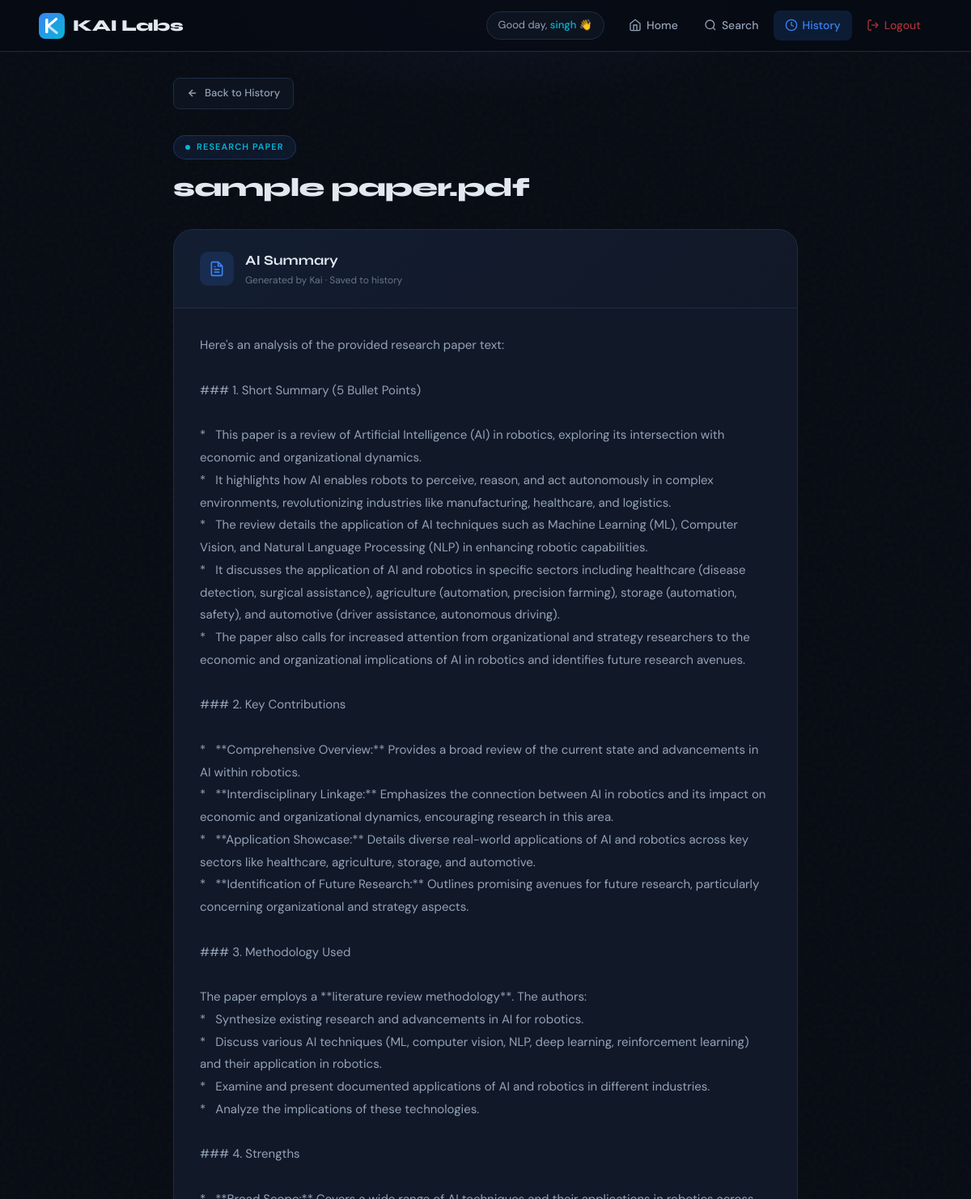
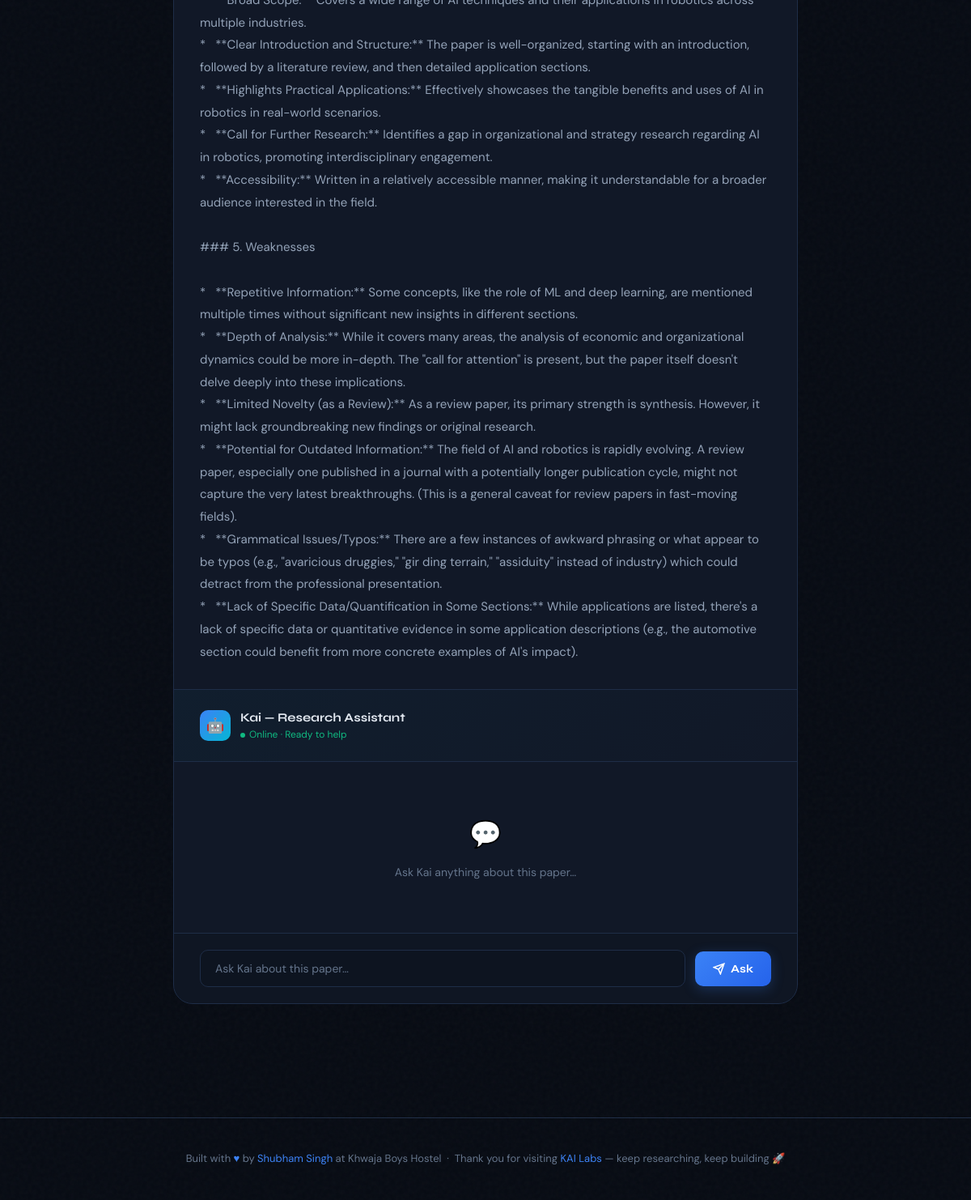
Page /paper/1/ (signed in) on the committed database (2 pictures, top to bottom).
### app/models.py (models this page shows, shortened)
class ResearchHistory(models.Model):
    user = models.ForeignKey(User, on_delete=models.CASCADE)
    pdf_name = models.CharField(max_length=255)
    summary = models.TextField()
    extracted_text = models.TextField()
    created_at = models.DateTimeField(auto_now_add=True)

### app/views.py (the view, shortened to what this page needs)
# urls.py: path("paper/<int:paper_id>/", views.paper_detail, name="paper_detail"),#for specific paper details
@login_required
def paper_detail(request, paper_id):
    paper = ResearchHistory.objects.get(
        id=paper_id,
        user=request.user
    )
    answer = None
    return render(request, "paper_detail.html", {
        "paper": paper,
        "answer": answer
    })

### templates/paper_detail.html (shortened to what this page needs)
<!DOCTYPE html>
<html lang="en">
<head>
</head>
<body>
<div class="page-glow"></div>
<nav>
    <a href="/" class="nav-brand">
        KAI Labs
    </a>
    <div class="nav-right">
        {% if user.is_authenticated %}
        <div class="nav-greeting">Good day, <span>{{ user.username }}</span> 👋</div>
        {% endif %}
        <a href="/" class="nav-link">
            <svg viewBox="0 0 24 24" fill="none" stroke="currentColor" stroke-width="2"><path d="M3 9l9-7 9 7v11a2 2 0 01-2 2H5a2 2 0 01-2-2z"/><polyline points="9,22 9,12 15,12 15,22"/></svg>
            Home
        </a>
        <a href="{% url 'paper_search' %}" class="nav-link">
            <svg viewBox="0 0 24 24" fill="none" stroke="currentColor" stroke-width="2"><circle cx="11" cy="11" r="8"/><line x1="21" y1="21" x2="16.65" y2="16.65"/></svg>
            Search
        </a>
        <a href="{% url 'history' %}" class="nav-link active">
            <svg viewBox="0 0 24 24" fill="none" stroke="currentColor" stroke-width="2"><circle cx="12" cy="12" r="10"/><polyline points="12,6 12,12 16,14"/></svg>
            History
        </a>
        {% if user.is_authenticated %}
        <a href="{% url 'logout' %}" class="nav-link nav-link-logout">
            <svg viewBox="0 0 24 24" fill="none" stroke="currentColor" stroke-width="2"><path d="M9 21H5a2 2 0 01-2-2V5a2 2 0 012-2h4"/><polyline points="16,17 21,12 16,7"/><line x1="21" y1="12" x2="9" y2="12"/></svg>
            Logout
        </a>
        {% else %}
        <a href="{% url 'login' %}" class="nav-link">Login</a>
        {% endif %}
    </div>
</nav>
<div class="page-wrapper">
    <a href="{% url 'history' %}" class="back-btn">
        <svg viewBox="0 0 24 24" fill="none" stroke="currentColor" stroke-width="2.5"><line x1="19" y1="12" x2="5" y2="12"/><polyline points="12,19 5,12 12,5"/></svg>
        Back to History
    </a>
    <div class="paper-header">
        <div class="paper-badge">
            <div class="badge-dot"></div>
            Research Paper
        </div>
        <h1 class="paper-title">{{ paper.pdf_name }}</h1>
    </div>
    <div class="main-card">
        <div class="summary-header">
            <div class="summary-header-icon">
                <svg viewBox="0 0 24 24" fill="none" stroke="currentColor" stroke-width="2"><path d="M14 2H6a2 2 0 00-2 2v16a2 2 0 002 2h12a2 2 0 002-2V8z"/><polyline points="14,2 14,8 20,8"/><line x1="16" y1="13" x2="8" y2="13"/><line x1="16" y1="17" x2="8" y2="17"/><polyline points="10,9 9,9 8,9"/></svg>
            </div>
            <div class="summary-header-text">
                <h3>AI Summary</h3>
                <p>Generated by Kai · Saved to history</p>
            </div>
        </div>
        <div class="summary-body">{{ paper.summary }}</div>
        <div class="chat-header">
            <div class="chat-avatar">🤖</div>
            <div class="chat-header-info">
                <h4>Kai — Research Assistant</h4>
                <p>Online · Ready to help</p>
            </div>
        </div>
        <div class="chat-messages" id="chatMessages">
            {% if answer %}
                <div class="chat-bubble user">
                    <div class="bubble-avatar user-av">{{ request.user.username|first|upper }}</div>
                    <div class="bubble-content">
                        <div class="bubble-name">{{ request.user.username }}</div>
                        <div class="bubble-text">{{ request.POST.question }}</div>
                    </div>
                </div>
                <div class="chat-bubble">
                    <div class="bubble-avatar ai">🤖</div>
                    <div class="bubble-content">
                        <div class="bubble-name">Kai</div>
                        <div class="bubble-text">{{ answer }}</div>
                    </div>
                </div>
            {% else %}
                <div class="chat-empty">
                    <div class="chat-empty-icon">💬</div>
                    Ask Kai anything about this paper…
                </div>
            {% endif %}
        </div>
        <form method="POST">
            <div class="chat-input-area">
                <input
                    type="text"
                    name="question"
                    class="chat-input"
                    placeholder="Ask Kai about this paper…"
                    required
                    autocomplete="off"
                >
                <button type="submit" class="btn-send">
                    <svg viewBox="0 0 24 24" fill="none" stroke="currentColor" stroke-width="2.5"><line x1="22" y1="2" x2="11" y2="13"/><polygon points="22,2 15,22 11,13 2,9"/></svg>
                    Ask
                </button>
            </div>
        </form>
    </div>
</div>
<footer>
    Built with <span>♥</span> by <span>Shubham Singh</span> at Khwaja Boys Hostel &nbsp;·&nbsp; Thank you for visiting <span>KAI Labs</span> — keep researching, keep building 🚀
</footer>
</body>
</html>

### rows in the picture
ResearchHistory: pdf_name "sample paper.pdf", summary "Here's an analysis of the provided research paper text: ### 1. Short Summary (5 Bullet Points) * This paper is a review of Artificial Intelligence (AI) in robotics, exploring its intersection with economic and organizational dynamics. * It highlights how AI enables robots to perceive, reason, and act autonomously in complex environments, revolutionizing industries like manufacturing, healthcare, and logistics. * The review details the application of AI techniques such as Machine Learning (ML), Computer Vision, and Natural Language Processing (NLP) in enhancing robotic capabilities. * It discusses the application of AI and robotics in specific sectors including healthcare (disease detection,…"

### other values in the picture
{{ user.username }} "singh"
